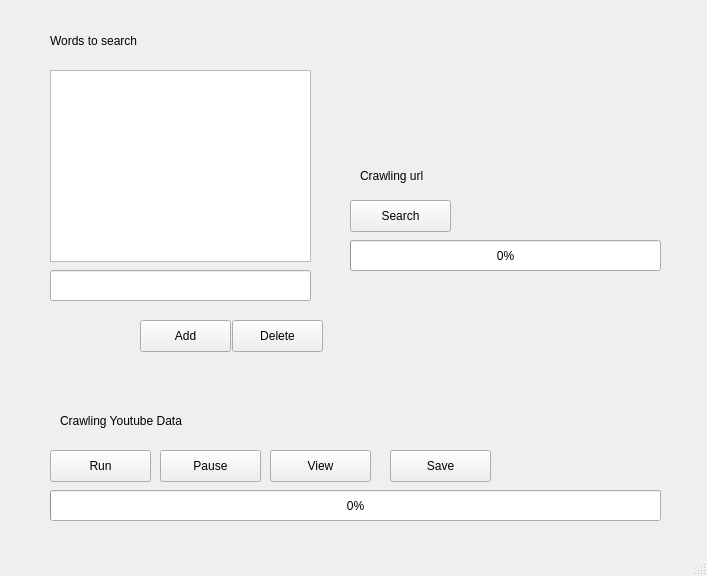
<?xml version="1.0" encoding="UTF-8"?>
<ui version="4.0">
 <class>MainWindow</class>
 <widget class="QMainWindow" name="MainWindow">
  <property name="geometry">
   <rect>
    <x>0</x>
    <y>0</y>
    <width>707</width>
    <height>576</height>
   </rect>
  </property>
  <property name="windowTitle">
   <string>MainWindow</string>
  </property>
  <widget class="QWidget" name="centralwidget">
   <widget class="QLineEdit" name="SearchWord">
    <property name="geometry">
     <rect>
      <x>50</x>
      <y>270</y>
      <width>261</width>
      <height>31</height>
     </rect>
    </property>
   </widget>
   <widget class="QPushButton" name="Add">
    <property name="geometry">
     <rect>
      <x>140</x>
      <y>320</y>
      <width>91</width>
      <height>32</height>
     </rect>
    </property>
    <property name="text">
     <string>Add</string>
    </property>
   </widget>
   <widget class="QPushButton" name="Delete">
    <property name="geometry">
     <rect>
      <x>232</x>
      <y>320</y>
      <width>91</width>
      <height>32</height>
     </rect>
    </property>
    <property name="text">
     <string>Delete</string>
    </property>
   </widget>
   <widget class="QProgressBar" name="progressBar">
    <property name="geometry">
     <rect>
      <x>50</x>
      <y>490</y>
      <width>611</width>
      <height>31</height>
     </rect>
    </property>
    <property name="value">
     <number>0</number>
    </property>
   </widget>
   <widget class="QPushButton" name="Run">
    <property name="geometry">
     <rect>
      <x>50</x>
      <y>450</y>
      <width>101</width>
      <height>32</height>
     </rect>
    </property>
    <property name="text">
     <string>Run</string>
    </property>
   </widget>
   <widget class="QPushButton" name="Pause">
    <property name="geometry">
     <rect>
      <x>160</x>
      <y>450</y>
      <width>101</width>
      <height>32</height>
     </rect>
    </property>
    <property name="text">
     <string>Pause</string>
    </property>
   </widget>
   <widget class="QPushButton" name="View">
    <property name="geometry">
     <rect>
      <x>270</x>
      <y>450</y>
      <width>101</width>
      <height>32</height>
     </rect>
    </property>
    <property name="text">
     <string>View</string>
    </property>
   </widget>
   <widget class="QPushButton" name="Save">
    <property name="geometry">
     <rect>
      <x>390</x>
      <y>450</y>
      <width>101</width>
      <height>32</height>
     </rect>
    </property>
    <property name="text">
     <string>Save</string>
    </property>
   </widget>
   <widget class="QLabel" name="label">
    <property name="geometry">
     <rect>
      <x>50</x>
      <y>30</y>
      <width>131</width>
      <height>21</height>
     </rect>
    </property>
    <property name="text">
     <string>Words to search</string>
    </property>
   </widget>
   <widget class="QLabel" name="label_2">
    <property name="geometry">
     <rect>
      <x>360</x>
      <y>160</y>
      <width>81</width>
      <height>31</height>
     </rect>
    </property>
    <property name="text">
     <string>Crawling url</string>
    </property>
   </widget>
   <widget class="QLabel" name="label_3">
    <property name="geometry">
     <rect>
      <x>60</x>
      <y>400</y>
      <width>141</width>
      <height>41</height>
     </rect>
    </property>
    <property name="text">
     <string>Crawling Youtube Data</string>
    </property>
   </widget>
   <widget class="QProgressBar" name="progressBar_url">
    <property name="geometry">
     <rect>
      <x>350</x>
      <y>240</y>
      <width>311</width>
      <height>31</height>
     </rect>
    </property>
    <property name="value">
     <number>0</number>
    </property>
   </widget>
   <widget class="QListWidget" name="SearchWordsList">
    <property name="geometry">
     <rect>
      <x>50</x>
      <y>70</y>
      <width>261</width>
      <height>192</height>
     </rect>
    </property>
   </widget>
   <widget class="QPushButton" name="Run_url">
    <property name="geometry">
     <rect>
      <x>350</x>
      <y>200</y>
      <width>101</width>
      <height>32</height>
     </rect>
    </property>
    <property name="text">
     <string>Search</string>
    </property>
   </widget>
  </widget>
  <widget class="QMenuBar" name="menubar">
   <property name="geometry">
    <rect>
     <x>0</x>
     <y>0</y>
     <width>707</width>
     <height>24</height>
    </rect>
   </property>
  </widget>
  <widget class="QStatusBar" name="statusbar"/>
 </widget>
 <resources/>
 <connections/>
</ui>
